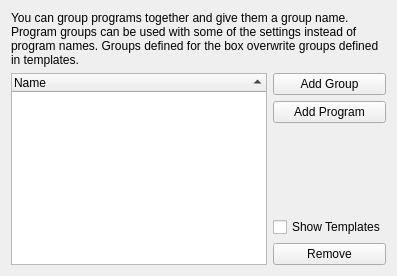
       <widget class="QWidget" name="tabGroups">
        <attribute name="title">
         <string>Program Groups</string>
        </attribute>
        <layout class="QGridLayout" name="gridLayout_18">
         <item row="0" column="0">
          <layout class="QGridLayout" name="tabGroups_2">
           <item row="4" column="1">
            <widget class="QCheckBox" name="chkShowGroupTmpl">
             <property name="text">
              <string>Show Templates</string>
             </property>
            </widget>
           </item>
           <item row="3" column="1">
            <spacer name="verticalSpacer_7">
             <property name="orientation">
              <enum>Qt::Orientation::Vertical</enum>
             </property>
             <property name="sizeHint" stdset="0">
              <size>
               <width>20</width>
               <height>40</height>
              </size>
             </property>
            </spacer>
           </item>
           <item row="1" column="1">
            <widget class="QPushButton" name="btnAddGroup">
             <property name="text">
              <string>Add Group</string>
             </property>
            </widget>
           </item>
           <item row="2" column="1">
            <widget class="QPushButton" name="btnAddProg">
             <property name="text">
              <string>Add Program</string>
             </property>
            </widget>
           </item>
           <item row="0" column="0" colspan="2">
            <widget class="QLabel" name="label_3">
             <property name="text">
              <string>You can group programs together and give them a group name.  Program groups can be used with some of the settings instead of program names. Groups defined for the box overwrite groups defined in templates.</string>
             </property>
             <property name="wordWrap">
              <bool>true</bool>
             </property>
            </widget>
           </item>
           <item row="1" column="0" rowspan="5">
            <widget class="QTreeWidget" name="treeGroups">
             <property name="sortingEnabled">
              <bool>true</bool>
             </property>
             <column>
              <property name="text">
               <string>Name</string>
              </property>
             </column>
            </widget>
           </item>
           <item row="5" column="1">
            <widget class="QPushButton" name="btnDelProg">
             <property name="text">
              <string>Remove</string>
             </property>
            </widget>
           </item>
          </layout>
         </item>
        </layout>
       </widget>
